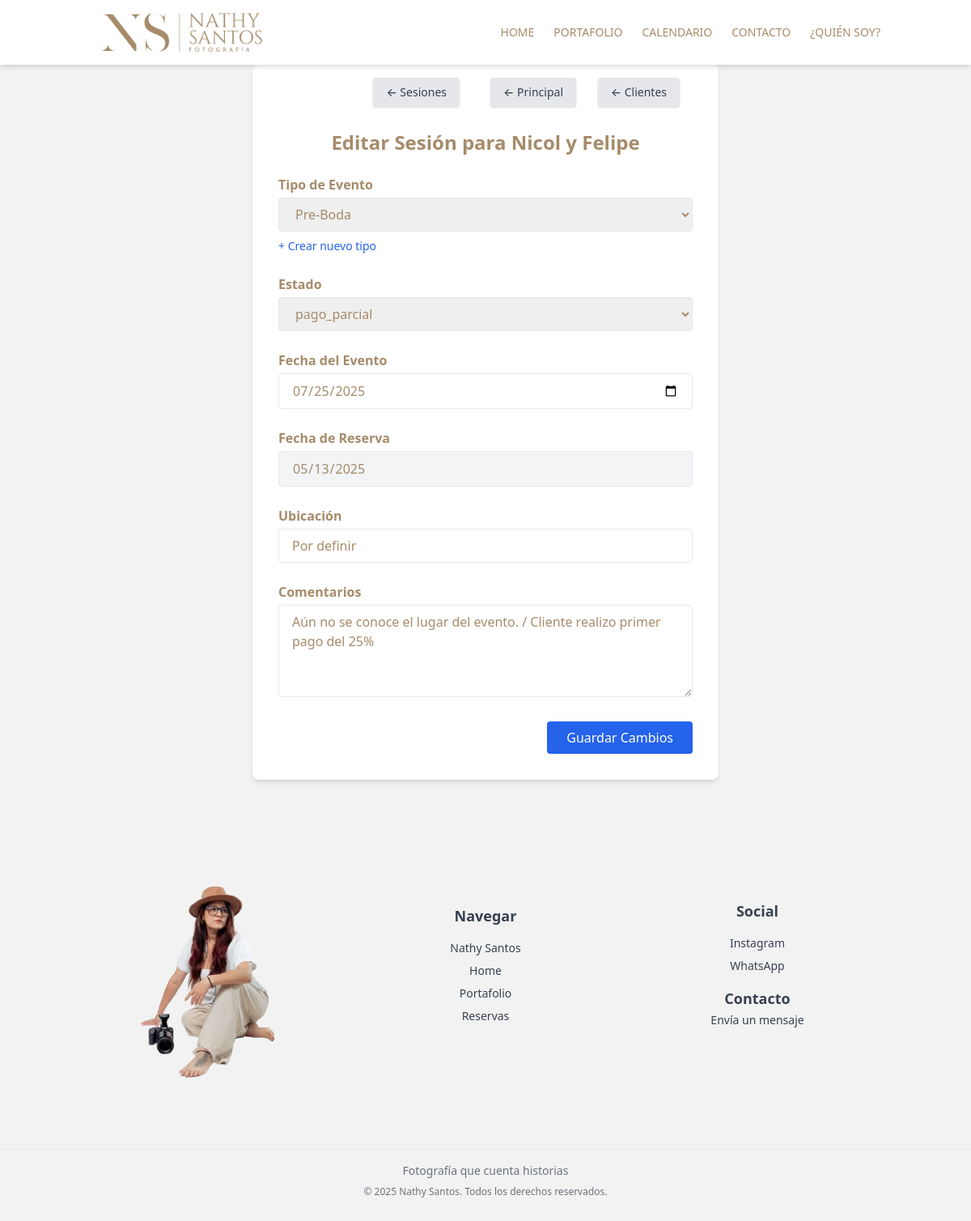
The page /admin-panel/evento/editar/13/ (signed in) on the database its author committed.
### admin_NathySantos/models.py (models this page shows, shortened)
class Evento(models.Model):
    tipoEvento = models.ForeignKey(TipoEvento, on_delete=models.CASCADE)
    cliente = models.ForeignKey(Cliente, on_delete=models.CASCADE)
    estado = models.ForeignKey(EstadoEvento, on_delete=models.CASCADE)
    titulo = models.CharField(max_length=200)
    descripcion = models.TextField(blank=True)
    ubicacion = models.CharField(max_length=200)
    fecha_evento = models.DateField()
    fecha_reserva = models.DateField(auto_now_add=True)

class Cliente(models.Model):
    nombre = models.CharField(max_length=100)
    ID_CC = models.CharField(max_length=20, unique=True)
    telefono = models.CharField(max_length=20)
    email = models.EmailField()

class TipoEvento(models.Model):
    nombre = models.CharField(max_length=100)

class EstadoEvento(models.Model):
    estado = models.CharField(max_length=100)

### admin_NathySantos/views.py (the view, shortened to what this page needs)
# urls.py: path('evento/editar/<int:pk>/', views.editar_evento, name='editar_evento'),
@login_required(login_url='/login/')
def editar_evento(request, pk):
    evento = get_object_or_404(Evento, pk=pk)
    tipo_eventos = TipoEvento.objects.all()
    estados = EstadoEvento.objects.all()
    return render(request, 'clientes/editar_evento.html', {
        'evento': evento,
        'tipo_eventos': tipo_eventos,
        'estados': estados,
    })

### admin_NathySantos/templates/clientes/editar_evento.html (shortened to what this page needs)
{% extends 'layouts/app.html' %}
{% block content %}
<section class="p-8 max-w-xl mx-auto bg-white shadow-md rounded-lg relative">
  <a href="{% url 'clientes_list' %}"
    class="absolute top-4 right-12 bg-gray-200 hover:bg-gray-300 text-gray-700 text-sm font-medium py-2 px-4 rounded shadow">
    &#8592; Clientes
  </a>
  <a href="{% url 'dashboard' %}"
    class="absolute top-4 right-44 bg-gray-200 hover:bg-gray-300 text-gray-700 text-sm font-medium py-2 px-4 rounded flex items-center shadow">
    &#8592; Principal
  </a>
  <a href="{% url 'listar_eventos' %}"
    class="absolute top-4 right-80 bg-gray-200 hover:bg-gray-300 text-gray-700 text-sm font-medium py-2 px-4 rounded shadow">
    &#8592; Sesiones
  </a>
  <h2 class="text-2xl font-bold mt-12 text-center">Editar Sesión para {{ evento.cliente.nombre }}</h2>
  <form method="POST" action="{% url 'editar_evento' evento.pk %}" class="space-y-6">
    <div>
      <label class="block font-semibold mb-1">Tipo de Evento</label>
      <select name="tipo_evento" required class="w-full border px-4 py-2 rounded">
        {% for tipo in tipo_eventos %}
          <option value="{{ tipo.id }}" {% if tipo.id == evento.tipoEvento.id %}selected{% endif %}>
            {{ tipo.nombre }}
          </option>
        {% endfor %}
      </select>
      <a href="javascript:void(0);" onclick="toggleTipoEventoModal()" class="text-sm text-blue-600 hover:underline mt-2 inline-block">
        + Crear nuevo tipo
      </a>
    </div>
    <div>
      <label class="block font-semibold mb-1">Estado</label>
      <select name="estado" required class="w-full border px-4 py-2 rounded">
        {% for estado in estados %}
          <option value="{{ estado.id }}" {% if estado.id == evento.estado.id %}selected{% endif %}>
            {{ estado.estado }}
          </option>
        {% endfor %}
      </select>
    </div>
    <div>
      <label class="block font-semibold mb-1">Fecha del Evento</label>
      <input type="date" name="fecha_evento" value="{{ evento.fecha_evento|date:'Y-m-d' }}"
             class="w-full border px-4 py-2 rounded" required>
    </div>
    <div>
      <label class="block font-semibold mb-1">Fecha de Reserva</label>
      <input type="date" name="fecha_reserva" value="{{ evento.fecha_reserva|date:'Y-m-d' }}"
       class="w-full border px-4 py-2 rounded bg-gray-100 cursor-not-allowed"
       readonly>
    </div>
    <div>
      <label class="block font-semibold mb-1">Ubicación</label>
      <input type="text" name="ubicacion" value="{{ evento.ubicacion }}"
             class="w-full border px-4 py-2 rounded" placeholder="Ej: Bucaramanga, Salón XYZ">
    </div>
    <div>
      <label class="block font-semibold mb-1">Comentarios</label>
      <textarea name="descripcion" rows="4" class="w-full border px-4 py-2 rounded">{{ evento.descripcion }}</textarea>
    </div>
    <div class="flex justify-end">
      <button type="submit" class="bg-blue-600 hover:bg-blue-700 text-white px-6 py-2 rounded">
        Guardar Cambios
      </button>
    </div>
  </form>
</section>
{% endblock %}

### static/css/custom.css (style rules this page uses)
* { margin: 0; padding: 0; box-sizing: border-box; }

### rows shown on the page
Evento: cliente.nombre "Nicol y Felipe", tipo_evento "Pre-Boda", estado "pago_parcial", fecha_evento "07/25/2025", fecha_reserva "05/13/2025", ubicacion "Por definir", descripcion "Aún no se conoce el lugar del evento. / Cliente realizo primer pago del 25%"
